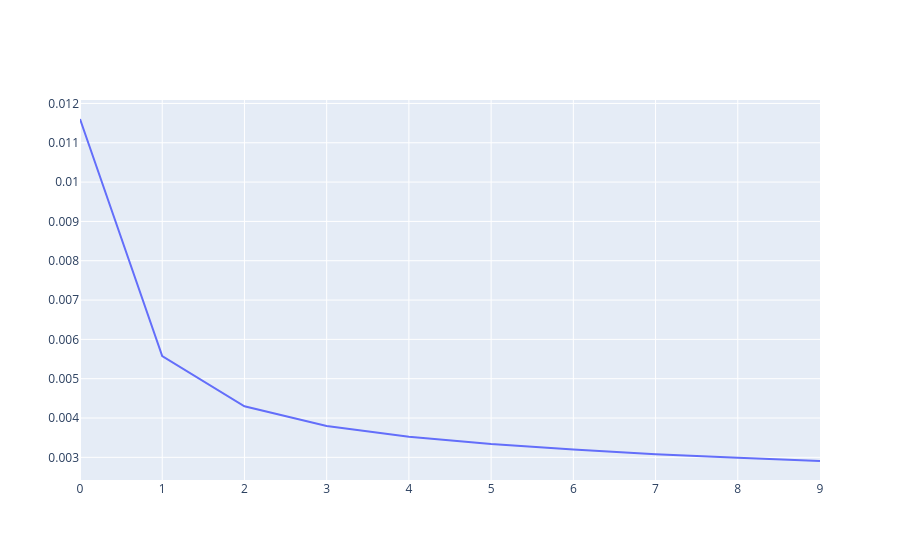

Notebook cell for this chart:
### Code cell
# proces uczenia się sieci
loss = history.history['loss']
epochs = range(len(loss))

fig = go.Figure()
fig.add_trace(go.Scatter(x=[*epochs], y=loss,
                    mode='lines', name = 'train'))

fig.show()

### Figure 1 — Plotly figure (JSON) as saved in the notebook; plotly's stock layout.template omitted (floating-point values rounded to 4 significant figures)
{"data": [{"mode": "lines", "name": "train", "type": "scatter", "x": [0, 1, 2, 3, 4, 5, 6, 7, 8, 9], "y": [0.0116, 0.005573, 0.004298, 0.003799, 0.003526, 0.003339, 0.003198, 0.003082, 0.002988, 0.002907]}], "layout": {}}
